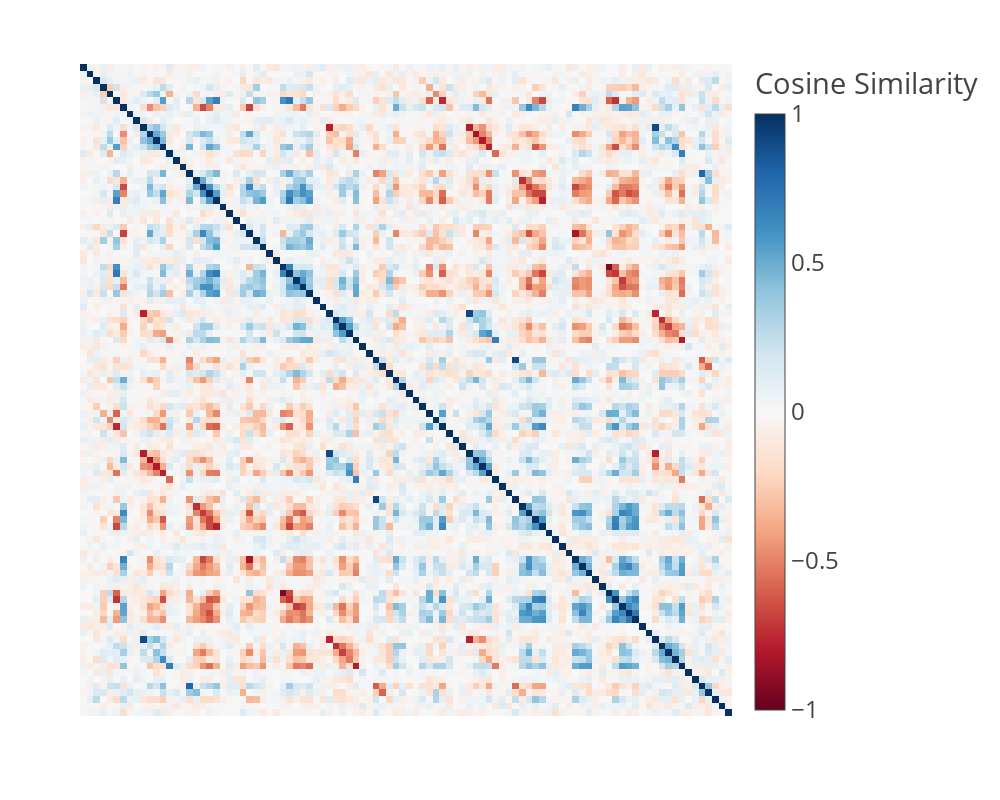
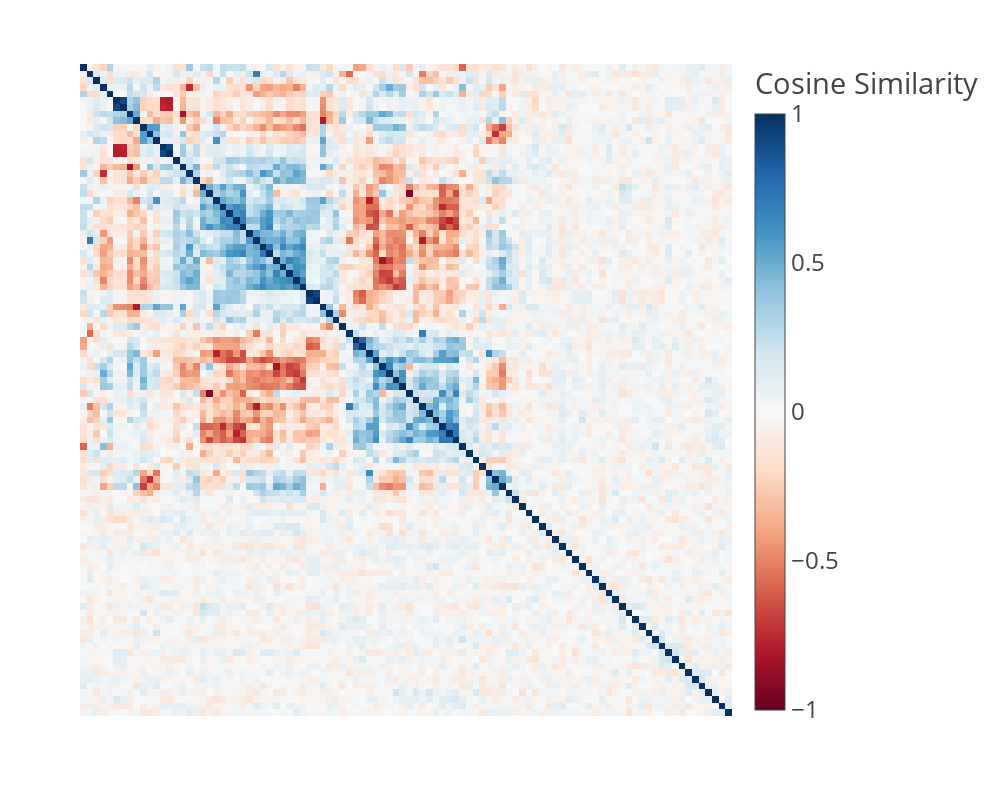

The notebook cell these images were saved under, in order:
### Markdown cell above
Cosine similarity plots however, show more structure.

### Code cell
def plot_cosine_similarity_heatmap(df, restricted_labels, reorder = False, title="Pairwise Cosine Similarity Heatmap"):
    data_array = df.to_numpy()
    linkage = hierarchy.linkage(data_array)
    dendrogram = hierarchy.dendrogram(
        linkage, no_plot=True, color_threshold=-np.inf
    )
    if reorder:
        reordered_ind = dendrogram["leaves"]
        # reorder df by ind
        df = df.iloc[reordered_ind, reordered_ind]
        # data_array = df.to_numpy()

    # plot the cosine similarity matrix
    fig = fig = px.imshow(
            df,
            color_continuous_scale="RdBu",
            color_continuous_midpoint=0.0,
            labels={"color": "Cosine Similarity"},
        )
    fig.update_xaxes(
        tickmode="array",
        tickvals=list(range(len(restricted_labels))),
        ticktext=restricted_labels,
        showgrid=False,
    )
    fig.update_yaxes(
        tickmode="array",
        tickvals=list(range(len(restricted_labels))),
        ticktext=restricted_labels,
        showgrid=False,
    )

    # don't show axes if there are more than 20 rows 
    if df.shape[0] > 20:
        fig.update_xaxes(
            visible=False,
        )
        fig.update_yaxes(
            visible=False,
        )
    return fig

fig = plot_cosine_similarity_heatmap(cosine_similarity_df, restricted_labels)
fig.update_layout(height=800, width=1000)
fig.update_layout(font=dict(size=24))
fig.show()

fig = plot_cosine_similarity_heatmap(cosine_similarity_df, restricted_labels, reorder=True)
fig.update_layout(height=800, width=1000)
fig.update_layout(font=dict(size=24))
fig.show()

### Figure 1 — Plotly figure (JSON) as saved in the notebook; plotly's stock layout.template omitted (floating-point values rounded to 4 significant figures; data arrays with more than 128 entries replaced by an {"elided": "..."} marker saying what was removed)
{"data": [{"coloraxis": "coloraxis", "hovertemplate": "x: %{x}<br>y: %{y}<br>Cosine Similarity: %{z}<extra></extra>", "name": "0", "type": "heatmap", "x": ["key, (0,0)", "key, (0,1)", "key, (0,2)", "key, (0,3)", "key, (0,4)", "key, (0,5)", "key, (0,6)", "key, (1,0)", "key, (1,1)", "key, (1,2)", "key, (1,3)", "key, (1,4)", "key, (1,5)", "key, (1,6)", "key, (2,0)", "key, (2,1)", "key, (2,2)", "key, (2,3)", "key, (2,4)", "key, (2,5)", "key, (2,6)", "key, (3,0)", "key, (3,1)", "key, (3,2)", "key, (3,3)", "key, (3,4)", "key, (3,5)", "key, (3,6)", "key, (4,0)", "key, (4,1)", "key, (4,2)", "key, (4,3)", "key, (4,4)", "key, (4,5)", "key, (4,6)", "key, (5,0)", "key, (5,1)", "key, (5,2)", "key, (5,3)", "key, (5,4)", "key, (5,5)", "key, (5,6)", "key, (6,0)", "key, (6,1)", "key, (6,2)", "key, (6,3)", "key, (6,4)", "key, (6,5)", "key, (6,6)", "ball, (0,0)", "ball, (0,1)", "ball, (0,2)", "ball, (0,3)", "ball, (0,4)", "ball, (0,5)", "ball, (0,6)", "ball, (1,0)", "ball, (1,1)", "ball, (1,2)", "ball, (1,3)", "ball, (1,4)", "ball, (1,5)", "ball, (1,6)", "ball, (2,0)", "ball, (2,1)", "ball, (2,2)", "ball, (2,3)", "ball, (2,4)", "ball, (2,5)", "ball, (2,6)", "ball, (3,0)", "ball, (3,1)", "ball, (3,2)", "ball, (3,3)", "ball, (3,4)", "ball, (3,5)", "ball, (3,6)", "ball, (4,0)", "ball, (4,1)", "ball, (4,2)", "ball, (4,3)", "ball, (4,4)", "ball, (4,5)", "ball, (4,6)", "ball, (5,0)", "ball, (5,1)", "ball, (5,2)", "ball, (5,3)", "ball, (5,4)", "ball, (5,5)", "ball, (5,6)", "ball, (6,0)", "ball, (6,1)", "ball, (6,2)", "ball, (6,3)", "ball, (6,4)", "ball, (6,5)", "ball, (6,6)"], "xaxis": "x", "y": ["key, (0,0)", "key, (0,1)", "key, (0,2)", "key, (0,3)", "key, (0,4)", "key, (0,5)", "key, (0,6)", "key, (1,0)", "key, (1,1)", "key, (1,2)", "key, (1,3)", "key, (1,4)", "key, (1,5)", "key, (1,6)", "key, (2,0)", "key, (2,1)", "key, (2,2)", "key, (2,3)", "key, (2,4)", "key, (2,5)", "key, (2,6)", "key, (3,0)", "key, (3,1)", "key, (3,2)", "key, (3,3)", "key, (3,4)", "key, (3,5)", "key, (3,6)", "key, (4,0)", "key, (4,1)", "key, (4,2)", "key, (4,3)", "key, (4,4)", "key, (4,5)", "key, (4,6)", "key, (5,0)", "key, (5,1)", "key, (5,2)", "key, (5,3)", "key, (5,4)", "key, (5,5)", "key, (5,6)", "key, (6,0)", "key, (6,1)", "key, (6,2)", "key, (6,3)", "key, (6,4)", "key, (6,5)", "key, (6,6)", "ball, (0,0)", "ball, (0,1)", "ball, (0,2)", "ball, (0,3)", "ball, (0,4)", "ball, (0,5)", "ball, (0,6)", "ball, (1,0)", "ball, (1,1)", "ball, (1,2)", "ball, (1,3)", "ball, (1,4)", "ball, (1,5)", "ball, (1,6)", "ball, (2,0)", "ball, (2,1)", "ball, (2,2)", "ball, (2,3)", "ball, (2,4)", "ball, (2,5)", "ball, (2,6)", "ball, (3,0)", "ball, (3,1)", "ball, (3,2)", "ball, (3,3)", "ball, (3,4)", "ball, (3,5)", "ball, (3,6)", "ball, (4,0)", "ball, (4,1)", "ball, (4,2)", "ball, (4,3)", "ball, (4,4)", "ball, (4,5)", "ball, (4,6)", "ball, (5,0)", "ball, (5,1)", "ball, (5,2)", "ball, (5,3)", "ball, (5,4)", "ball, (5,5)", "ball, (5,6)", "ball, (6,0)", "ball, (6,1)", "ball, (6,2)", "ball, (6,3)", "ball, (6,4)", "ball, (6,5)", "ball, (6,6)"], "yaxis": "y", "z": {"elided": "98x98 float values"}}], "layout": {"coloraxis": {"cmid": 0, "colorbar": {"title": {"text": "Cosine Similarity"}}, "colorscale": [[0, "rgb(103,0,31)"], [0.1, "rgb(178,24,43)"], [0.2, "rgb(214,96,77)"], [0.3, "rgb(244,165,130)"], [0.4, "rgb(253,219,199)"], [0.5, "rgb(247,247,247)"], [0.6, "rgb(209,229,240)"], [0.7, "rgb(146,197,222)"], [0.8, "rgb(67,147,195)"], [0.9, "rgb(33,102,172)"], [1, "rgb(5,48,97)"]]}, "font": {"size": 24}, "height": 800, "margin": {"t": 60}, "width": 1000, "xaxis": {"anchor": "y", "constrain": "domain", "domain": [0, 1], "scaleanchor": "y", "showgrid": false, "tickmode": "array", "ticktext": ["key, (0,0)", "key, (0,1)", "key, (0,2)", "key, (0,3)", "key, (0,4)", "key, (0,5)", "key, (0,6)", "key, (1,0)", "key, (1,1)", "key, (1,2)", "key, (1,3)", "key, (1,4)", "key, (1,5)", "key, (1,6)", "key, (2,0)", "key, (2,1)", "key, (2,2)", "key, (2,3)", "key, (2,4)", "key, (2,5)", "key, (2,6)", "key, (3,0)", "key, (3,1)", "key, (3,2)", "key, (3,3)", "key, (3,4)", "key, (3,5)", "key, (3,6)", "key, (4,0)", "key, (4,1)", "key, (4,2)", "key, (4,3)", "key, (4,4)", "key, (4,5)", "key, (4,6)", "key, (5,0)", "key, (5,1)", "key, (5,2)", "key, (5,3)", "key, (5,4)", "key, (5,5)", "key, (5,6)", "key, (6,0)", "key, (6,1)", "key, (6,2)", "key, (6,3)", "key, (6,4)", "key, (6,5)", "key, (6,6)", "ball, (0,0)", "ball, (0,1)", "ball, (0,2)", "ball, (0,3)", "ball, (0,4)", "ball, (0,5)", "ball, (0,6)", "ball, (1,0)", "ball, (1,1)", "ball, (1,2)", "ball, (1,3)", "ball, (1,4)", "ball, (1,5)", "ball, (1,6)", "ball, (2,0)", "ball, (2,1)", "ball, (2,2)", "ball, (2,3)", "ball, (2,4)", "ball, (2,5)", "ball, (2,6)", "ball, (3,0)", "ball, (3,1)", "ball, (3,2)", "ball, (3,3)", "ball, (3,4)", "ball, (3,5)", "ball, (3,6)", "ball, (4,0)", "ball, (4,1)", "ball, (4,2)", "ball, (4,3)", "ball, (4,4)", "ball, (4,5)", "ball, (4,6)", "ball, (5,0)", "ball, (5,1)", "ball, (5,2)", "ball, (5,3)", "ball, (5,4)", "ball, (5,5)", "ball, (5,6)", "ball, (6,0)", "ball, (6,1)", "ball, (6,2)", "ball, (6,3)", "ball, (6,4)", "ball, (6,5)", "ball, (6,6)"], "tickvals": [0, 1, 2, 3, 4, 5, 6, 7, 8, 9, 10, 11, 12, 13, 14, 15, 16, 17, 18, 19, 20, 21, 22, 23, 24, 25, 26, 27, 28, 29, 30, 31, 32, 33, 34, 35, 36, 37, 38, 39, 40, 41, 42, 43, 44, 45, 46, 47, 48, 49, 50, 51, 52, 53, 54, 55, 56, 57, 58, 59, 60, 61, 62, 63, 64, 65, 66, 67, 68, 69, 70, 71, 72, 73, 74, 75, 76, 77, 78, 79, 80, 81, 82, 83, 84, 85, 86, 87, 88, 89, 90, 91, 92, 93, 94, 95, 96, 97], "visible": false}, "yaxis": {"anchor": "x", "autorange": "reversed", "constrain": "domain", "domain": [0, 1], "showgrid": false, "tickmode": "array", "ticktext": ["key, (0,0)", "key, (0,1)", "key, (0,2)", "key, (0,3)", "key, (0,4)", "key, (0,5)", "key, (0,6)", "key, (1,0)", "key, (1,1)", "key, (1,2)", "key, (1,3)", "key, (1,4)", "key, (1,5)", "key, (1,6)", "key, (2,0)", "key, (2,1)", "key, (2,2)", "key, (2,3)", "key, (2,4)", "key, (2,5)", "key, (2,6)", "key, (3,0)", "key, (3,1)", "key, (3,2)", "key, (3,3)", "key, (3,4)", "key, (3,5)", "key, (3,6)", "key, (4,0)", "key, (4,1)", "key, (4,2)", "key, (4,3)", "key, (4,4)", "key, (4,5)", "key, (4,6)", "key, (5,0)", "key, (5,1)", "key, (5,2)", "key, (5,3)", "key, (5,4)", "key, (5,5)", "key, (5,6)", "key, (6,0)", "key, (6,1)", "key, (6,2)", "key, (6,3)", "key, (6,4)", "key, (6,5)", "key, (6,6)", "ball, (0,0)", "ball, (0,1)", "ball, (0,2)", "ball, (0,3)", "ball, (0,4)", "ball, (0,5)", "ball, (0,6)", "ball, (1,0)", "ball, (1,1)", "ball, (1,2)", "ball, (1,3)", "ball, (1,4)", "ball, (1,5)", "ball, (1,6)", "ball, (2,0)", "ball, (2,1)", "ball, (2,2)", "ball, (2,3)", "ball, (2,4)", "ball, (2,5)", "ball, (2,6)", "ball, (3,0)", "ball, (3,1)", "ball, (3,2)", "ball, (3,3)", "ball, (3,4)", "ball, (3,5)", "ball, (3,6)", "ball, (4,0)", "ball, (4,1)", "ball, (4,2)", "ball, (4,3)", "ball, (4,4)", "ball, (4,5)", "ball, (4,6)", "ball, (5,0)", "ball, (5,1)", "ball, (5,2)", "ball, (5,3)", "ball, (5,4)", "ball, (5,5)", "ball, (5,6)", "ball, (6,0)", "ball, (6,1)", "ball, (6,2)", "ball, (6,3)", "ball, (6,4)", "ball, (6,5)", "ball, (6,6)"], "tickvals": [0, 1, 2, 3, 4, 5, 6, 7, 8, 9, 10, 11, 12, 13, 14, 15, 16, 17, 18, 19, 20, 21, 22, 23, 24, 25, 26, 27, 28, 29, 30, 31, 32, 33, 34, 35, 36, 37, 38, 39, 40, 41, 42, 43, 44, 45, 46, 47, 48, 49, 50, 51, 52, 53, 54, 55, 56, 57, 58, 59, 60, 61, 62, 63, 64, 65, 66, 67, 68, 69, 70, 71, 72, 73, 74, 75, 76, 77, 78, 79, 80, 81, 82, 83, 84, 85, 86, 87, 88, 89, 90, 91, 92, 93, 94, 95, 96, 97], "visible": false}}}

### Figure 2 — Plotly figure (JSON) as saved in the notebook; plotly's stock layout.template omitted (floating-point values rounded to 4 significant figures; data arrays with more than 128 entries replaced by an {"elided": "..."} marker saying what was removed)
{"data": [{"coloraxis": "coloraxis", "hovertemplate": "x: %{x}<br>y: %{y}<br>Cosine Similarity: %{z}<extra></extra>", "name": "0", "type": "heatmap", "x": ["key, (6,3)", "key, (1,6)", "ball, (0,6)", "key, (2,3)", "key, (3,3)", "key, (1,2)", "ball, (5,2)", "key, (1,3)", "key, (1,4)", "key, (5,4)", "key, (5,3)", "key, (5,5)", "key, (5,2)", "ball, (1,2)", "ball, (0,2)", "ball, (1,3)", "ball, (2,3)", "key, (6,5)", "ball, (0,3)", "ball, (4,2)", "ball, (1,5)", "ball, (0,5)", "ball, (2,5)", "ball, (2,6)", "ball, (4,3)", "ball, (3,6)", "ball, (5,6)", "ball, (4,5)", "ball, (4,6)", "ball, (3,4)", "ball, (3,5)", "key, (0,6)", "ball, (2,4)", "ball, (4,4)", "key, (6,2)", "ball, (2,2)", "ball, (1,4)", "ball, (0,4)", "ball, (6,4)", "key, (0,4)", "ball, (1,6)", "key, (2,2)", "ball, (6,2)", "key, (1,5)", "key, (2,5)", "key, (3,4)", "key, (2,4)", "key, (4,4)", "key, (4,5)", "key, (4,2)", "key, (3,5)", "key, (5,6)", "key, (3,6)", "key, (4,6)", "key, (0,5)", "key, (2,6)", "key, (4,3)", "ball, (6,3)", "key, (0,3)", "key, (6,4)", "key, (0,2)", "ball, (5,5)", "ball, (5,3)", "ball, (5,4)", "key, (6,6)", "ball, (1,1)", "ball, (6,6)", "key, (3,1)", "key, (6,1)", "ball, (0,1)", "ball, (3,0)", "key, (5,0)", "ball, (3,2)", "ball, (6,1)", "key, (3,0)", "key, (0,1)", "ball, (0,0)", "key, (0,0)", "key, (5,1)", "key, (2,1)", "ball, (2,0)", "ball, (1,0)", "ball, (4,1)", "key, (3,2)", "ball, (5,0)", "key, (4,1)", "key, (1,0)", "ball, (3,3)", "ball, (2,1)", "ball, (5,1)", "ball, (4,0)", "ball, (6,5)", "key, (6,0)", "ball, (6,0)", "ball, (3,1)", "key, (1,1)", "key, (2,0)", "key, (4,0)"], "xaxis": "x", "y": ["key, (6,3)", "key, (1,6)", "ball, (0,6)", "key, (2,3)", "key, (3,3)", "key, (1,2)", "ball, (5,2)", "key, (1,3)", "key, (1,4)", "key, (5,4)", "key, (5,3)", "key, (5,5)", "key, (5,2)", "ball, (1,2)", "ball, (0,2)", "ball, (1,3)", "ball, (2,3)", "key, (6,5)", "ball, (0,3)", "ball, (4,2)", "ball, (1,5)", "ball, (0,5)", "ball, (2,5)", "ball, (2,6)", "ball, (4,3)", "ball, (3,6)", "ball, (5,6)", "ball, (4,5)", "ball, (4,6)", "ball, (3,4)", "ball, (3,5)", "key, (0,6)", "ball, (2,4)", "ball, (4,4)", "key, (6,2)", "ball, (2,2)", "ball, (1,4)", "ball, (0,4)", "ball, (6,4)", "key, (0,4)", "ball, (1,6)", "key, (2,2)", "ball, (6,2)", "key, (1,5)", "key, (2,5)", "key, (3,4)", "key, (2,4)", "key, (4,4)", "key, (4,5)", "key, (4,2)", "key, (3,5)", "key, (5,6)", "key, (3,6)", "key, (4,6)", "key, (0,5)", "key, (2,6)", "key, (4,3)", "ball, (6,3)", "key, (0,3)", "key, (6,4)", "key, (0,2)", "ball, (5,5)", "ball, (5,3)", "ball, (5,4)", "key, (6,6)", "ball, (1,1)", "ball, (6,6)", "key, (3,1)", "key, (6,1)", "ball, (0,1)", "ball, (3,0)", "key, (5,0)", "ball, (3,2)", "ball, (6,1)", "key, (3,0)", "key, (0,1)", "ball, (0,0)", "key, (0,0)", "key, (5,1)", "key, (2,1)", "ball, (2,0)", "ball, (1,0)", "ball, (4,1)", "key, (3,2)", "ball, (5,0)", "key, (4,1)", "key, (1,0)", "ball, (3,3)", "ball, (2,1)", "ball, (5,1)", "ball, (4,0)", "ball, (6,5)", "key, (6,0)", "ball, (6,0)", "ball, (3,1)", "key, (1,1)", "key, (2,0)", "key, (4,0)"], "yaxis": "y", "z": {"elided": "98x98 float values"}}], "layout": {"coloraxis": {"cmid": 0, "colorbar": {"title": {"text": "Cosine Similarity"}}, "colorscale": [[0, "rgb(103,0,31)"], [0.1, "rgb(178,24,43)"], [0.2, "rgb(214,96,77)"], [0.3, "rgb(244,165,130)"], [0.4, "rgb(253,219,199)"], [0.5, "rgb(247,247,247)"], [0.6, "rgb(209,229,240)"], [0.7, "rgb(146,197,222)"], [0.8, "rgb(67,147,195)"], [0.9, "rgb(33,102,172)"], [1, "rgb(5,48,97)"]]}, "font": {"size": 24}, "height": 800, "margin": {"t": 60}, "width": 1000, "xaxis": {"anchor": "y", "constrain": "domain", "domain": [0, 1], "scaleanchor": "y", "showgrid": false, "tickmode": "array", "ticktext": ["key, (0,0)", "key, (0,1)", "key, (0,2)", "key, (0,3)", "key, (0,4)", "key, (0,5)", "key, (0,6)", "key, (1,0)", "key, (1,1)", "key, (1,2)", "key, (1,3)", "key, (1,4)", "key, (1,5)", "key, (1,6)", "key, (2,0)", "key, (2,1)", "key, (2,2)", "key, (2,3)", "key, (2,4)", "key, (2,5)", "key, (2,6)", "key, (3,0)", "key, (3,1)", "key, (3,2)", "key, (3,3)", "key, (3,4)", "key, (3,5)", "key, (3,6)", "key, (4,0)", "key, (4,1)", "key, (4,2)", "key, (4,3)", "key, (4,4)", "key, (4,5)", "key, (4,6)", "key, (5,0)", "key, (5,1)", "key, (5,2)", "key, (5,3)", "key, (5,4)", "key, (5,5)", "key, (5,6)", "key, (6,0)", "key, (6,1)", "key, (6,2)", "key, (6,3)", "key, (6,4)", "key, (6,5)", "key, (6,6)", "ball, (0,0)", "ball, (0,1)", "ball, (0,2)", "ball, (0,3)", "ball, (0,4)", "ball, (0,5)", "ball, (0,6)", "ball, (1,0)", "ball, (1,1)", "ball, (1,2)", "ball, (1,3)", "ball, (1,4)", "ball, (1,5)", "ball, (1,6)", "ball, (2,0)", "ball, (2,1)", "ball, (2,2)", "ball, (2,3)", "ball, (2,4)", "ball, (2,5)", "ball, (2,6)", "ball, (3,0)", "ball, (3,1)", "ball, (3,2)", "ball, (3,3)", "ball, (3,4)", "ball, (3,5)", "ball, (3,6)", "ball, (4,0)", "ball, (4,1)", "ball, (4,2)", "ball, (4,3)", "ball, (4,4)", "ball, (4,5)", "ball, (4,6)", "ball, (5,0)", "ball, (5,1)", "ball, (5,2)", "ball, (5,3)", "ball, (5,4)", "ball, (5,5)", "ball, (5,6)", "ball, (6,0)", "ball, (6,1)", "ball, (6,2)", "ball, (6,3)", "ball, (6,4)", "ball, (6,5)", "ball, (6,6)"], "tickvals": [0, 1, 2, 3, 4, 5, 6, 7, 8, 9, 10, 11, 12, 13, 14, 15, 16, 17, 18, 19, 20, 21, 22, 23, 24, 25, 26, 27, 28, 29, 30, 31, 32, 33, 34, 35, 36, 37, 38, 39, 40, 41, 42, 43, 44, 45, 46, 47, 48, 49, 50, 51, 52, 53, 54, 55, 56, 57, 58, 59, 60, 61, 62, 63, 64, 65, 66, 67, 68, 69, 70, 71, 72, 73, 74, 75, 76, 77, 78, 79, 80, 81, 82, 83, 84, 85, 86, 87, 88, 89, 90, 91, 92, 93, 94, 95, 96, 97], "visible": false}, "yaxis": {"anchor": "x", "autorange": "reversed", "constrain": "domain", "domain": [0, 1], "showgrid": false, "tickmode": "array", "ticktext": ["key, (0,0)", "key, (0,1)", "key, (0,2)", "key, (0,3)", "key, (0,4)", "key, (0,5)", "key, (0,6)", "key, (1,0)", "key, (1,1)", "key, (1,2)", "key, (1,3)", "key, (1,4)", "key, (1,5)", "key, (1,6)", "key, (2,0)", "key, (2,1)", "key, (2,2)", "key, (2,3)", "key, (2,4)", "key, (2,5)", "key, (2,6)", "key, (3,0)", "key, (3,1)", "key, (3,2)", "key, (3,3)", "key, (3,4)", "key, (3,5)", "key, (3,6)", "key, (4,0)", "key, (4,1)", "key, (4,2)", "key, (4,3)", "key, (4,4)", "key, (4,5)", "key, (4,6)", "key, (5,0)", "key, (5,1)", "key, (5,2)", "key, (5,3)", "key, (5,4)", "key, (5,5)", "key, (5,6)", "key, (6,0)", "key, (6,1)", "key, (6,2)", "key, (6,3)", "key, (6,4)", "key, (6,5)", "key, (6,6)", "ball, (0,0)", "ball, (0,1)", "ball, (0,2)", "ball, (0,3)", "ball, (0,4)", "ball, (0,5)", "ball, (0,6)", "ball, (1,0)", "ball, (1,1)", "ball, (1,2)", "ball, (1,3)", "ball, (1,4)", "ball, (1,5)", "ball, (1,6)", "ball, (2,0)", "ball, (2,1)", "ball, (2,2)", "ball, (2,3)", "ball, (2,4)", "ball, (2,5)", "ball, (2,6)", "ball, (3,0)", "ball, (3,1)", "ball, (3,2)", "ball, (3,3)", "ball, (3,4)", "ball, (3,5)", "ball, (3,6)", "ball, (4,0)", "ball, (4,1)", "ball, (4,2)", "ball, (4,3)", "ball, (4,4)", "ball, (4,5)", "ball, (4,6)", "ball, (5,0)", "ball, (5,1)", "ball, (5,2)", "ball, (5,3)", "ball, (5,4)", "ball, (5,5)", "ball, (5,6)", "ball, (6,0)", "ball, (6,1)", "ball, (6,2)", "ball, (6,3)", "ball, (6,4)", "ball, (6,5)", "ball, (6,6)"], "tickvals": [0, 1, 2, 3, 4, 5, 6, 7, 8, 9, 10, 11, 12, 13, 14, 15, 16, 17, 18, 19, 20, 21, 22, 23, 24, 25, 26, 27, 28, 29, 30, 31, 32, 33, 34, 35, 36, 37, 38, 39, 40, 41, 42, 43, 44, 45, 46, 47, 48, 49, 50, 51, 52, 53, 54, 55, 56, 57, 58, 59, 60, 61, 62, 63, 64, 65, 66, 67, 68, 69, 70, 71, 72, 73, 74, 75, 76, 77, 78, 79, 80, 81, 82, 83, 84, 85, 86, 87, 88, 89, 90, 91, 92, 93, 94, 95, 96, 97], "visible": false}}}
